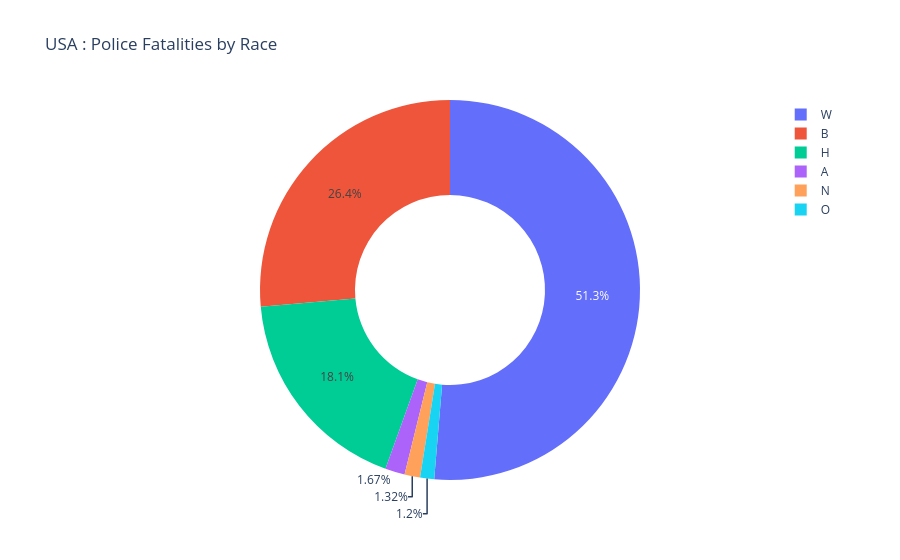

The cell this chart's notebook holds for it:
### Code cell
fig = px.pie(df_fatalities_race, 
                values=df_fatalities_race.values, 
                names=df_fatalities_race.index,
                title="USA : Police Fatalities by Race",
                hole = 0.5)
fig.show()

### Figure 1 — Plotly figure (JSON) as saved in the notebook; plotly's stock layout.template omitted (floating-point values rounded to 4 significant figures)
{"data": [{"domain": {"x": [0, 1], "y": [0, 1]}, "hole": 0.5, "hovertemplate": "label=%{label}<br>value=%{value}<extra></extra>", "labels": ["A", "B", "H", "N", "O", "W"], "legendgroup": "", "name": "", "showlegend": true, "type": "pie", "values": [39, 618, 423, 31, 28, 1201]}], "layout": {"legend": {"tracegroupgap": 0}, "title": {"text": "USA : Police Fatalities by Race"}}}
